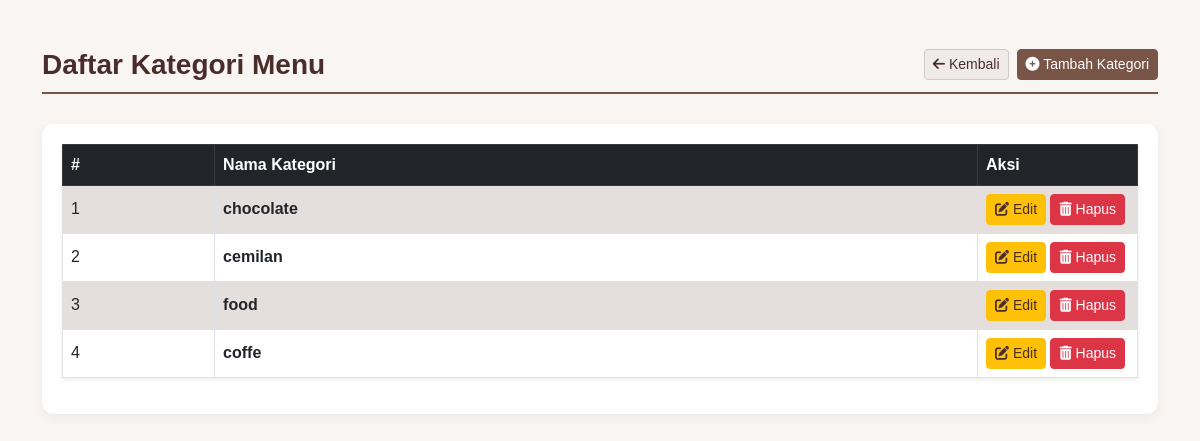
Page /KopiCa/admin/kategori_menu.php on the committed database.
### tables this page shows
CREATE TABLE `kategori_menu` (
  `id_kategori` int(11) NOT NULL,
  `nama_kategori` varchar(100) NOT NULL
);

### KopiCa/config.php (called while the page is built, shortened)
<?php
function e($str) {
    return htmlspecialchars($str ?? '', ENT_QUOTES, 'UTF-8');
}
?>

### KopiCa/admin/kategori_menu.php (the view, shortened to what this page needs)
<?php
include '../config.php';
?>
<!DOCTYPE html>
<html lang="id">
<head>
    <link href="https://cdn.jsdelivr.net/npm/bootstrap@5.3.0/dist/css/bootstrap.min.css" rel="stylesheet">
    <link rel="stylesheet" href="https://cdnjs.cloudflare.com/ajax/libs/font-awesome/6.0.0-beta3/css/all.min.css">
</head>
<body>
<div class="container my-5">
  <h3 class="d-flex justify-content-between align-items-center">
    Daftar Kategori Menu
    <span class="d-flex gap-2">
        <a href="index.php" class="btn btn-back-custom btn-sm"><i class="fas fa-arrow-left"></i> Kembali</a>
        <a href="kategori_form.php" class="btn btn-primary btn-sm"><i class="fas fa-plus-circle"></i> Tambah Kategori</a>
    </span>
  </h3>
  <div class="table-container">
    <table class="table table-bordered table-striped align-middle shadow-sm">
      <thead class="table-dark">
        <tr>
          <th>#</th>
          <th>Nama Kategori</th>
          <th>Aksi</th>
        </tr>
      </thead>
      <tbody>
        <?php
        $result = $koneksi->query("SELECT * FROM kategori_menu ORDER BY id_kategori DESC");
        $no = 1;
        while ($row = $result->fetch_assoc()):
        ?>
        <tr>
          <td><?= $no++ ?></td>
          <td class="fw-bold"><?= e($row['nama_kategori']) ?></td>
          <td width="160" class="action-cell">
            <a href="kategori_form.php?id=<?= $row['id_kategori'] ?>" class="btn btn-warning btn-sm"><i class="fas fa-edit"></i> Edit</a>
            <a href="hapus.php?tabel=kategori_menu&id=<?= $row['id_kategori'] ?>" onclick="return confirm('Yakin hapus kategori: <?= e($row['nama_kategori']) ?>?')" class="btn btn-danger btn-sm"><i class="fas fa-trash-alt"></i> Hapus</a>
          </td>
        </tr>
        <?php endwhile; ?>
      </tbody>
    </table>
  </div>
</div>
</body>
</html>

### KopiCa/admin/kategori_menu.php (style rules this page uses)
:root { --color-coffee-dark: #4A2C2A; --color-coffee-medium: #795548; --color-cream-light: #F8F5F2; --color-back-btn: #f0ebe8; --color-white: #ffffff; }
body { background-color: var(--color-cream-light); color: var(--color-coffee-dark); font-family: Arial, sans-serif; }
h3 { color: var(--color-coffee-dark); border-bottom: 2px solid var(--color-coffee-medium); padding-bottom: 10px; margin-bottom: 30px; font-weight: 700; }
.table-dark { background-color: var(--color-coffee-dark) !important; color: var(--color-cream-light); }
.table-striped > tbody > tr:nth-of-type(odd) > * { background-color: #f0ebe8; }
.btn-primary { background-color: var(--color-coffee-medium); border-color: var(--color-coffee-medium); }
.btn-back-custom { background-color: var(--color-back-btn); color: var(--color-coffee-dark); border-color: #ccc; transition: background-color 0.3s; }
.btn-warning { background-color: #FFC107; border-color: #FFC107; color: var(--color-coffee-dark); }
.btn-danger { background-color: #DC3545; border-color: #DC3545; }
.action-cell { white-space: nowrap; }
.table-container { background-color: white; padding: 20px; border-radius: 12px; box-shadow: 0 4px 12px rgba(0, 0, 0, 0.05); }

### rows in the picture
kategori_menu: nama_kategori "chocolate"
kategori_menu: nama_kategori "cemilan"
kategori_menu: nama_kategori "food"
kategori_menu: nama_kategori "coffe"
